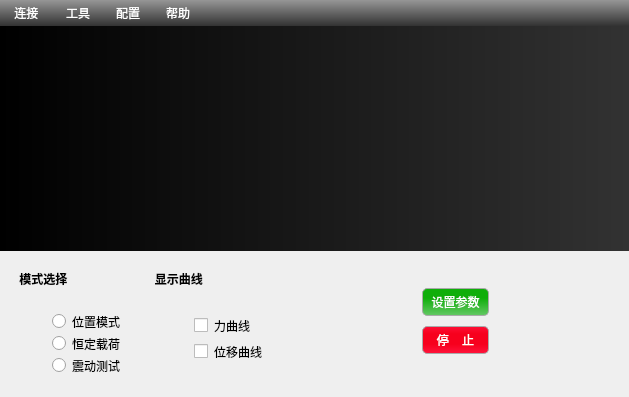
<?xml version="1.0" encoding="UTF-8"?>
<ui version="4.0">
 <class>Mars</class>
 <widget class="QMainWindow" name="Mars">
  <property name="geometry">
   <rect>
    <x>0</x>
    <y>0</y>
    <width>629</width>
    <height>397</height>
   </rect>
  </property>
  <property name="windowTitle">
   <string>Mars</string>
  </property>
  <property name="windowIcon">
   <iconset resource="mars_resource.qrc">
    <normaloff>:/icon/mars</normaloff>
    <disabledoff>:/icon/mars</disabledoff>:/icon/mars</iconset>
  </property>
  <property name="toolTip">
   <string/>
  </property>
  <property name="statusTip">
   <string/>
  </property>
  <property name="whatsThis">
   <string/>
  </property>
  <property name="accessibleName">
   <string/>
  </property>
  <property name="accessibleDescription">
   <string/>
  </property>
  <property name="styleSheet">
   <string notr="true"/>
  </property>
  <widget class="QWidget" name="centralWidget">
   <property name="sizePolicy">
    <sizepolicy hsizetype="Preferred" vsizetype="Preferred">
     <horstretch>0</horstretch>
     <verstretch>0</verstretch>
    </sizepolicy>
   </property>
   <property name="styleSheet">
    <string notr="true"/>
   </property>
   <layout class="QGridLayout" name="gridLayout">
    <property name="leftMargin">
     <number>0</number>
    </property>
    <property name="topMargin">
     <number>0</number>
    </property>
    <property name="rightMargin">
     <number>0</number>
    </property>
    <property name="bottomMargin">
     <number>0</number>
    </property>
    <property name="spacing">
     <number>0</number>
    </property>
    <item row="1" column="0">
     <layout class="QVBoxLayout" name="verticalLayout_2">
      <item>
       <widget class="QWidget" name="mainWidget" native="true">
        <property name="styleSheet">
         <string notr="true">background-color: qlineargradient(spread:pad, x1:0, y1:0, x2:1, y2:0, stop:0 rgba(0, 0, 0, 255), stop:1 rgba(50, 50, 50, 255));</string>
        </property>
       </widget>
      </item>
      <item>
       <widget class="QGroupBox" name="horizontalGroupBox">
        <property name="sizePolicy">
         <sizepolicy hsizetype="Preferred" vsizetype="Fixed">
          <horstretch>0</horstretch>
          <verstretch>0</verstretch>
         </sizepolicy>
        </property>
        <property name="maximumSize">
         <size>
          <width>16777215</width>
          <height>140</height>
         </size>
        </property>
        <property name="styleSheet">
         <string notr="true">QGroupBox{
padding:0px 0px 0px 0px;
margin:0px 0px 0px 0px;
border:0px 0px 0px 0px;
}
</string>
        </property>
        <property name="flat">
         <bool>true</bool>
        </property>
        <layout class="QHBoxLayout" name="horizontalLayout_4">
         <property name="spacing">
          <number>0</number>
         </property>
         <property name="leftMargin">
          <number>0</number>
         </property>
         <property name="topMargin">
          <number>0</number>
         </property>
         <property name="rightMargin">
          <number>0</number>
         </property>
         <property name="bottomMargin">
          <number>0</number>
         </property>
         <item>
          <widget class="QGroupBox" name="horizontalGroupBox_2">
           <property name="sizePolicy">
            <sizepolicy hsizetype="Fixed" vsizetype="Preferred">
             <horstretch>0</horstretch>
             <verstretch>0</verstretch>
            </sizepolicy>
           </property>
           <property name="minimumSize">
            <size>
             <width>300</width>
             <height>0</height>
            </size>
           </property>
           <property name="maximumSize">
            <size>
             <width>300</width>
             <height>16777215</height>
            </size>
           </property>
           <property name="styleSheet">
            <string notr="true">
padding:0px 0px 0px 0px;
margin:0px 0px 0px 0px;
border:0px 0px 0px 0px;</string>
           </property>
           <layout class="QHBoxLayout" name="horizontalLayout_5">
            <item>
             <widget class="QGroupBox" name="modeBox">
              <property name="sizePolicy">
               <sizepolicy hsizetype="Fixed" vsizetype="Preferred">
                <horstretch>0</horstretch>
                <verstretch>0</verstretch>
               </sizepolicy>
              </property>
              <property name="minimumSize">
               <size>
                <width>0</width>
                <height>0</height>
               </size>
              </property>
              <property name="maximumSize">
               <size>
                <width>160</width>
                <height>16777215</height>
               </size>
              </property>
              <property name="styleSheet">
               <string notr="true">font-weight:bold</string>
              </property>
              <property name="title">
               <string>  模式选择</string>
              </property>
              <property name="flat">
               <bool>true</bool>
              </property>
              <widget class="QWidget" name="verticalLayoutWidget_2">
               <property name="geometry">
                <rect>
                 <x>30</x>
                 <y>30</y>
                 <width>101</width>
                 <height>91</height>
                </rect>
               </property>
               <layout class="QVBoxLayout" name="modeRadioButtonLayout">
                <property name="spacing">
                 <number>0</number>
                </property>
                <item>
                 <widget class="QRadioButton" name="pModeRadioButton">
                  <property name="focusPolicy">
                   <enum>Qt::NoFocus</enum>
                  </property>
                  <property name="styleSheet">
                   <string notr="true">border:none;
font-weight:normal;</string>
                  </property>
                  <property name="text">
                   <string>位置模式</string>
                  </property>
                 </widget>
                </item>
                <item>
                 <widget class="QRadioButton" name="plModeRadioButton">
                  <property name="focusPolicy">
                   <enum>Qt::NoFocus</enum>
                  </property>
                  <property name="styleSheet">
                   <string notr="true">border:none;
font-weight:normal;
</string>
                  </property>
                  <property name="text">
                   <string>恒定载荷</string>
                  </property>
                 </widget>
                </item>
                <item>
                 <widget class="QRadioButton" name="tModeRadioButton">
                  <property name="focusPolicy">
                   <enum>Qt::NoFocus</enum>
                  </property>
                  <property name="styleSheet">
                   <string notr="true">border:none;
font-weight:normal;</string>
                  </property>
                  <property name="text">
                   <string>震动测试</string>
                  </property>
                 </widget>
                </item>
               </layout>
              </widget>
             </widget>
            </item>
            <item>
             <widget class="QGroupBox" name="groupBox_2">
              <property name="sizePolicy">
               <sizepolicy hsizetype="Fixed" vsizetype="Preferred">
                <horstretch>0</horstretch>
                <verstretch>0</verstretch>
               </sizepolicy>
              </property>
              <property name="maximumSize">
               <size>
                <width>160</width>
                <height>16777215</height>
               </size>
              </property>
              <property name="styleSheet">
               <string notr="true">font-weight:bold
</string>
              </property>
              <property name="title">
               <string>显示曲线 </string>
              </property>
              <property name="flat">
               <bool>true</bool>
              </property>
              <widget class="QWidget" name="verticalLayoutWidget_3">
               <property name="geometry">
                <rect>
                 <x>30</x>
                 <y>30</y>
                 <width>101</width>
                 <height>81</height>
                </rect>
               </property>
               <layout class="QVBoxLayout" name="verticalLayout_4">
                <property name="spacing">
                 <number>0</number>
                </property>
                <item>
                 <widget class="QCheckBox" name="forceCurveCheckBox">
                  <property name="focusPolicy">
                   <enum>Qt::NoFocus</enum>
                  </property>
                  <property name="styleSheet">
                   <string notr="true">border:none;
font-weight:normal;</string>
                  </property>
                  <property name="text">
                   <string>力曲线</string>
                  </property>
                 </widget>
                </item>
                <item>
                 <widget class="QCheckBox" name="displacementCurveCheckBox">
                  <property name="focusPolicy">
                   <enum>Qt::NoFocus</enum>
                  </property>
                  <property name="styleSheet">
                   <string notr="true">border:none;
font-weight:normal;</string>
                  </property>
                  <property name="text">
                   <string>位移曲线</string>
                  </property>
                 </widget>
                </item>
               </layout>
              </widget>
             </widget>
            </item>
           </layout>
          </widget>
         </item>
         <item>
          <layout class="QGridLayout" name="gridLayout_2">
           <item row="3" column="1">
            <widget class="QGroupBox" name="groupBox">
             <property name="sizePolicy">
              <sizepolicy hsizetype="Fixed" vsizetype="Preferred">
               <horstretch>0</horstretch>
               <verstretch>0</verstretch>
              </sizepolicy>
             </property>
             <property name="minimumSize">
              <size>
               <width>100</width>
               <height>0</height>
              </size>
             </property>
             <property name="maximumSize">
              <size>
               <width>100</width>
               <height>16777215</height>
              </size>
             </property>
             <property name="styleSheet">
              <string notr="true"/>
             </property>
             <property name="title">
              <string/>
             </property>
             <widget class="QWidget" name="layoutWidget">
              <property name="geometry">
               <rect>
                <x>0</x>
                <y>20</y>
                <width>86</width>
                <height>88</height>
               </rect>
              </property>
              <layout class="QVBoxLayout" name="verticalLayout">
               <property name="spacing">
                <number>10</number>
               </property>
               <property name="leftMargin">
                <number>8</number>
               </property>
               <item>
                <widget class="QPushButton" name="pushButton">
                 <property name="focusPolicy">
                  <enum>Qt::NoFocus</enum>
                 </property>
                 <property name="autoFillBackground">
                  <bool>false</bool>
                 </property>
                 <property name="styleSheet">
                  <string notr="true">QPushButton{
background-color: qlineargradient(spread:pad, x1:0, y1:0, x2:0, y2:1, stop:0.354067 rgba(15, 174, 10, 255), stop:1 rgba(100, 200, 100, 255));
	border:none;
	border-radius:5px;
	padding-top:5px;
  padding-bottom:5px;
  color:white;
 border: 1px solid #aaa;

}
QPushButton::hover{
background-color: qlineargradient(spread:repeat, x1:0, y1:0, x2:0, y2:1, stop:0 rgba(15, 174, 10, 255), stop:1 rgba(100, 200, 100, 255));
}</string>
                 </property>
                 <property name="text">
                  <string>设置参数</string>
                 </property>
                 <property name="flat">
                  <bool>false</bool>
                 </property>
                </widget>
               </item>
               <item>
                <widget class="QPushButton" name="pushButton_2">
                 <property name="focusPolicy">
                  <enum>Qt::NoFocus</enum>
                 </property>
                 <property name="styleSheet">
                  <string notr="true">QPushButton{
   
	background-color: qlineargradient(spread:reflect, x1:0, y1:0.46, x2:0, y2:1, stop:0.354067 rgba(247, 0, 29, 255), stop:1 rgba(255, 20, 60, 255));
	border:none;
	border-radius:5px;
	padding-top:5px;
   padding-bottom:5px;
   color:white;
   border: 1px solid #aaa;

}
QPushButton::hover{
background-color: qlineargradient(spread:pad, x1:0, y1:0, x2:0, y2:1, stop:0.0239234 rgba(247, 0, 29, 255), stop:1 rgba(255, 100, 100, 255));
}</string>
                 </property>
                 <property name="text">
                  <string>停    止</string>
                 </property>
                </widget>
               </item>
              </layout>
             </widget>
            </widget>
           </item>
           <item row="3" column="0">
            <layout class="QVBoxLayout" name="formLayout">
             <property name="spacing">
              <number>0</number>
             </property>
            </layout>
           </item>
          </layout>
         </item>
        </layout>
       </widget>
      </item>
     </layout>
    </item>
   </layout>
  </widget>
  <widget class="QMenuBar" name="menuBar">
   <property name="geometry">
    <rect>
     <x>0</x>
     <y>0</y>
     <width>629</width>
     <height>26</height>
    </rect>
   </property>
   <property name="sizePolicy">
    <sizepolicy hsizetype="Minimum" vsizetype="Maximum">
     <horstretch>0</horstretch>
     <verstretch>0</verstretch>
    </sizepolicy>
   </property>
   <property name="styleSheet">
    <string notr="true">QMenuBar{
					padding-top:0px;
                 padding-bottom:0px;
					height:26px;
					background-color:qlineargradient(spread:reflect, x1:0, y1:1, x2:0, y2:0, stop:0 rgba(50, 50, 50, 255), stop:1 rgba(150, 150, 150, 255));
}

QMenuBar::item{
				 margin: 0px 0px 0px 0px;
					background-color:qlineargradient(spread:reflect, x1:0, y1:1, x2:0, y2:0, stop:0 rgba(50, 50, 50, 255), stop:1 rgba(150, 150, 150, 255));
                color:white; 
                padding:0px 10px 0px 10px;
}
QMenuBar::item:pressed{
				background-color:#666;
		       color:#efefef;
}
/*
QMenu{
                   background-color:#555;
                   border:0px 0px 0px 0px;
                   color:#f1f1f1;
}
*/
/*
QMenu::item{
                 padding:3px 50px;
                    margin:0px 0px 0px 0px;
                    font-weight:400;
                }
QMenu::item:tearoff{
                    color:#efefef;
}
*/
QMenu::separator {
                    height: 1px;
}
QMenu::item:selected{
	    background-color: rgb(255, 94, 0);
}
QMenu::item::pressed{
		background-color: rgb(255, 94, 0);
}
</string>
   </property>
   <property name="nativeMenuBar">
    <bool>false</bool>
   </property>
   <widget class="QMenu" name="helpMenu">
    <property name="title">
     <string>帮助</string>
    </property>
    <widget class="QMenu" name="protocolDescription">
     <property name="title">
      <string>连接协议</string>
     </property>
     <property name="icon">
      <iconset resource="mars_resource.qrc">
       <normaloff>:/icon/connect-protocol</normaloff>:/icon/connect-protocol</iconset>
     </property>
     <addaction name="serialPortProtocolDialogAction"/>
    </widget>
    <addaction name="protocolDescription"/>
    <addaction name="aboutAction"/>
   </widget>
   <widget class="QMenu" name="toolsMenu">
    <property name="title">
     <string>工具</string>
    </property>
    <addaction name="clearScreenAction"/>
    <addaction name="exportAction"/>
    <addaction name="importAction"/>
    <addaction name="saveGraphAction"/>
   </widget>
   <widget class="QMenu" name="configurationsMenu">
    <property name="title">
     <string>配置</string>
    </property>
    <addaction name="serialPortConfigDialogAction"/>
   </widget>
   <widget class="QMenu" name="menu">
    <property name="title">
     <string>连接
</string>
    </property>
    <widget class="QMenu" name="serialPortMenu">
     <property name="title">
      <string>串口</string>
     </property>
     <addaction name="connectSPAction"/>
     <addaction name="disconnectSPAction"/>
    </widget>
    <addaction name="serialPortMenu"/>
    <addaction name="exitAppAction"/>
   </widget>
   <addaction name="menu"/>
   <addaction name="toolsMenu"/>
   <addaction name="configurationsMenu"/>
   <addaction name="helpMenu"/>
  </widget>
  <action name="connectSPAction">
   <property name="icon">
    <iconset resource="mars_resource.qrc">
     <normaloff>:/icon/sp_connect</normaloff>:/icon/sp_connect</iconset>
   </property>
   <property name="text">
    <string>连接串口
</string>
   </property>
  </action>
  <action name="disconnectSPAction">
   <property name="icon">
    <iconset resource="mars_resource.qrc">
     <normaloff>:/icon/sp_disconnect</normaloff>:/icon/sp_disconnect</iconset>
   </property>
   <property name="text">
    <string>关闭串口</string>
   </property>
  </action>
  <action name="exitAppAction">
   <property name="icon">
    <iconset resource="mars_resource.qrc">
     <normaloff>:/icon/exit</normaloff>:/icon/exit</iconset>
   </property>
   <property name="text">
    <string>退出</string>
   </property>
  </action>
  <action name="serialPortProtocolDialogAction">
   <property name="text">
    <string>串口协议</string>
   </property>
  </action>
  <action name="aboutAction">
   <property name="text">
    <string> 关于</string>
   </property>
  </action>
  <action name="exportAction">
   <property name="icon">
    <iconset resource="mars_resource.qrc">
     <normaloff>:/icon/export</normaloff>:/icon/export</iconset>
   </property>
   <property name="text">
    <string>导出数据</string>
   </property>
   <property name="shortcut">
    <string>Ctrl+E</string>
   </property>
  </action>
  <action name="clearScreenAction">
   <property name="icon">
    <iconset resource="mars_resource.qrc">
     <normaloff>:/icon/clear</normaloff>:/icon/clear</iconset>
   </property>
   <property name="text">
    <string>清除屏幕</string>
   </property>
   <property name="shortcut">
    <string>Ctrl+C</string>
   </property>
  </action>
  <action name="serialPortConfigDialogAction">
   <property name="icon">
    <iconset resource="mars_resource.qrc">
     <normaloff>:/icon/settings</normaloff>:/icon/settings</iconset>
   </property>
   <property name="text">
    <string>串口配置</string>
   </property>
   <property name="shortcut">
    <string>Ctrl+S</string>
   </property>
  </action>
  <action name="importAction">
   <property name="icon">
    <iconset resource="mars_resource.qrc">
     <normaloff>:/icon/import</normaloff>:/icon/import</iconset>
   </property>
   <property name="text">
    <string>导入数据</string>
   </property>
   <property name="shortcut">
    <string>Ctrl+I</string>
   </property>
  </action>
  <action name="saveGraphAction">
   <property name="icon">
    <iconset resource="mars_resource.qrc">
     <normaloff>:/icon/graph</normaloff>:/icon/graph</iconset>
   </property>
   <property name="text">
    <string>保存图像</string>
   </property>
   <property name="shortcut">
    <string>Ctrl+S</string>
   </property>
  </action>
 </widget>
 <layoutdefault spacing="6" margin="11"/>
 <resources>
  <include location="mars_resource.qrc"/>
 </resources>
 <connections/>
</ui>
